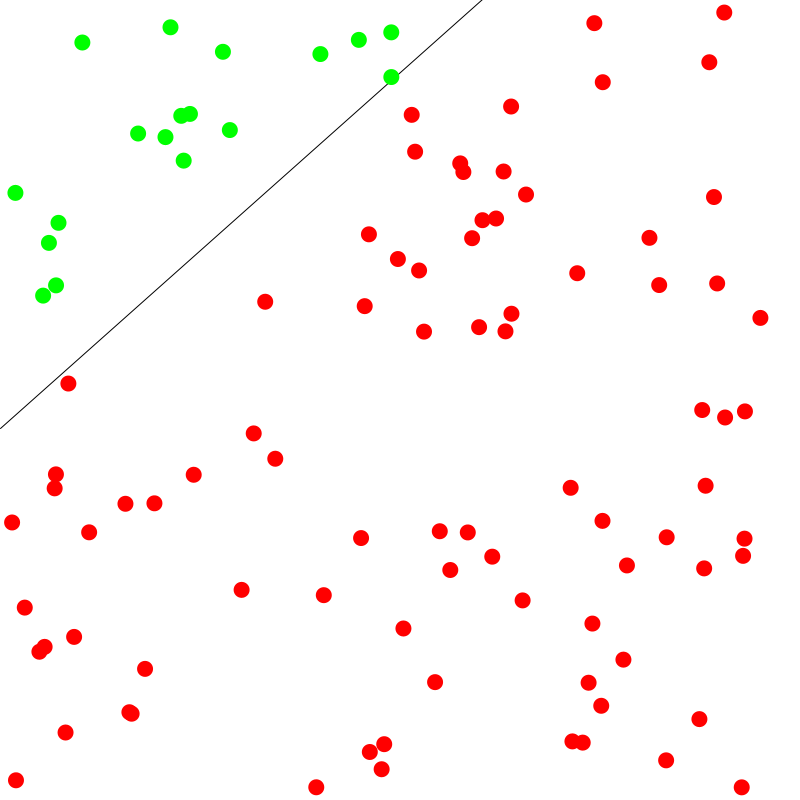
Frame 1 (no input)
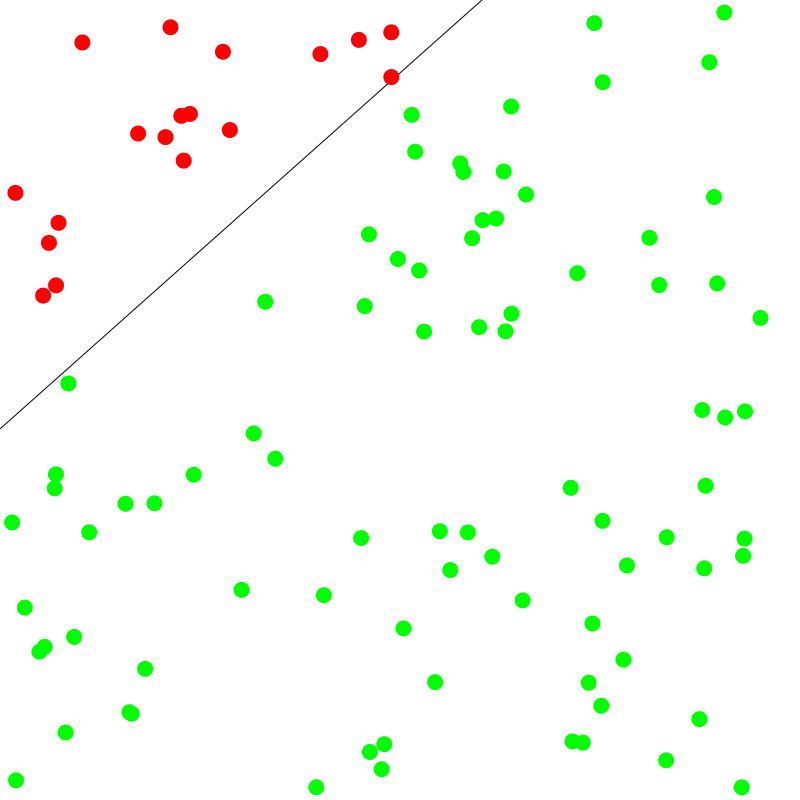
Frame 60 (the mouse pressed at the canvas centre just before this capture)
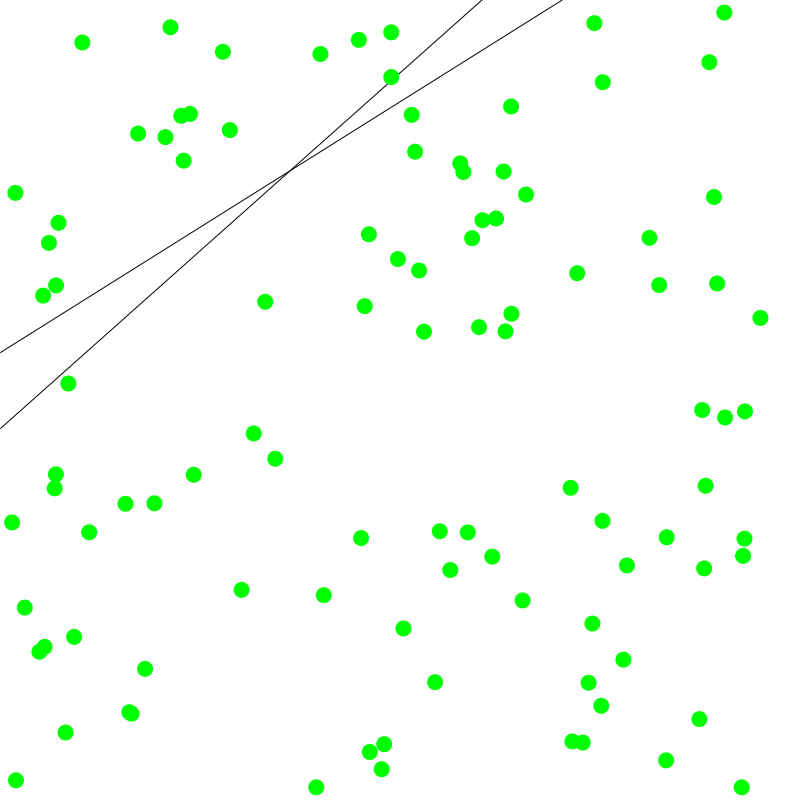
Frame 120 (the mouse held since frame 60 and released just before this capture)

The Processing sketch that drew these frames (run headless with seeded random() and noise(); from frame 60 on, the mouse is pressed at the canvas centre):

// Processing sketch: Redes_Neurais
// ── Redes_Neurais.pde
Perceptron brain = new Perceptron(3);
Point[] points = new Point[100];
int trainingIndex = 0;

void setup() {
  size(800, 800);

  for (int i = 0; i < points.length; i++) {
    points[i] = new Point();
  }
}

void draw() {
  background(255);
  stroke(0);
  //line(0, height, width, 0);
  Point p1 = new Point(-1, f(-1)), 
    p2 = new Point(1, f(1));
  line(p1.pixelX(), p1.pixelY(), p2.pixelX(), p2.pixelY());
  
  Point p3 = new Point(-1, brain.guessY(-1));
  Point p4 = new Point(1, brain.guessY(1));
  line(p3.pixelX(), p3.pixelY(), p4.pixelX(), p4.pixelY());

  for (Point pt : points) {
    pt.show();
  }

  for (Point pt : points) {
    int target = pt.label;  
    float[] inputs = {pt.x, pt.y, pt.bias};


    int guess = brain.guess(inputs);
    if (guess == target) {
      fill(0, 255, 0);
    } else {
      fill(255, 0, 0);
    }
    noStroke();
    ellipse(pt.pixelX(), pt.pixelY(), 16, 16);
  }

  Point training = points[trainingIndex];
  int target = training.label;  
  float[] inputs = {training.x, training.y, training.bias};
  brain.train(inputs, target);
  trainingIndex++;
  if (trainingIndex == points.length) {
    trainingIndex = 0;
  }
}

float f(float x) {
  return .89 * x + .82;
}

// ── Perceptron.pde
class Perceptron {
  float[] weights;
  float lr = .1, bias = 1;;

  Perceptron(int n) {
     weights = new float[n];
    for (int i = 0; i < weights.length; i++) {
      weights[i] = random(-1, 1);
    }
  }
  
 

  //The Activation function
  int sign(float n) {
    if (n >= 0) {
      return 1;
    } else {
      return -1;
    }
  }

  int guess(float[] inputs) {
    float sum = 0;
    for (int i = 0; i < weights.length; i++) {
      sum += inputs[i]*weights[i];
    }

    int output = sign(sum);

    return output;
  }

  void train(float[] inputs, int target) {
    int guess = guess(inputs), 
      error = target - guess;

    //Tune all the weights
    for (int i = 0; i < weights.length; i++) {
      weights[i] += error * inputs[i] * lr;
    }
  }
  
  float guessY(float x) {
    float w0 = weights[0],
    w1 = weights[1],
    w2 = weights[2];
    
    return -(w2/w1)*bias - (w0/w1)*x;  }
}

// ── Training.pde
class Point {
  float x, y, bias = 1;
  int label;

  Point() {
    x = random(-1, 1);
    y = random(-1, 1);

    float lineY = f(x);
    if (y > lineY) {
      label = 1;
    } else {
      label = -1;
    }
  }
  
   Point(float x_, float y_){
    this.x = x_;
    this.y = y_;
  }


  void show() {
    stroke(0);
    if ( label == 1) {
      fill(255);
    } else {
      fill(0);
    }
float px = pixelX(), py = pixelY();


    ellipse(px, py, 8, 8);
  }

  float pixelX() {
    return map(x, -1, 1, 0, width);
  }

  float pixelY() {
    return map(y, -1, 1, height, 0);
  }
  
  
}
